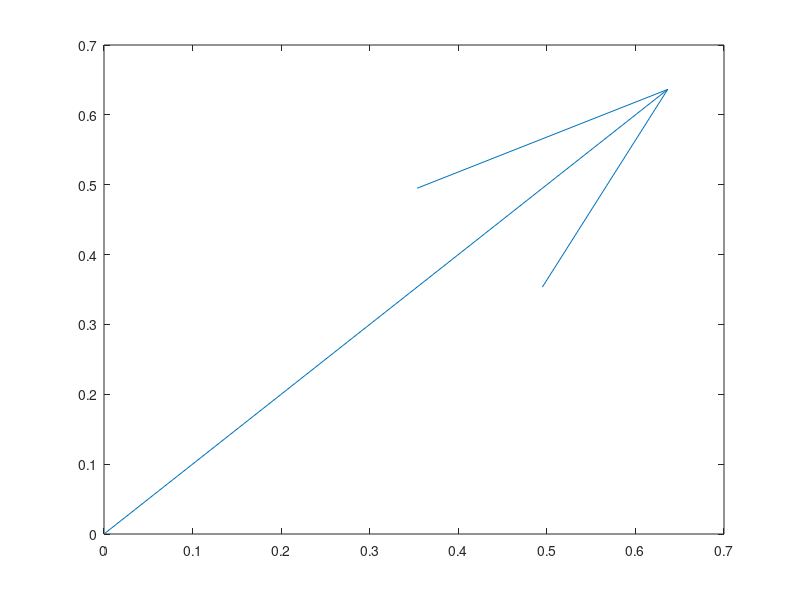

Recreate this plot in MATLAB.
fprintf('\nINVERSA POR LA ADJUNTA\n')

fprintf('\nLLENAR MATRIZ 3X3:\n')

fprintf('La matriz es de 3 por 3');
    for N=1:3
        for M=1:3
            fprintf('\nIngrese el valor para el elemento de la fila %d y columna %d: ',N,M);
            A(N,M)= input('\');
        end
        
    end

fprintf('\nCALCULAR DETERMINANTE DE A:\n')

DetA= det(A)

fprintf('\nHALLAR TRANSPUESTA DE A:\n')

TdeA= A.'

fprintf('\nCALCULAR ADJUNTA DE A:\n')


A11= [A(2,2) A(2,3); A(3,2) A(3,3)];
A11= det(A11);
A12= [A(2,1) A(2,3); A(3,1) A(3,3)];
A12=-det(A12);
A13= [A(2,1) A(2,2); A(3,1) A(3,2)];
A13= det(A13);
A21= [A(1,2) A(1,3); A(3,2) A(3,3)];
A21=-det(A21);
A22= [A(1,1) A(1,3); A(3,1) A(3,3)];
A22=det(A22);
A23= [A(1,1) A(1,2); A(3,1) A(3,2)];
A23=-det(A23);
A31= [A(1,2) A(1,3); A(2,2) A(2,3)];
A31=det(A31);
A32= [A(1,1) A(1,3); A(2,1) A(2,3)];
A32= -det(A32);
A33= [A(1,1) A(1,2); A(2,1) A(2,2)];
A33= det(A33);

fprintf ('LLENAR MATRIZ ADJUNTA:\n\n');

AdjAt= [A11 A12 A13; A21 A22 A23; A31 A32 A33]
AdjAtT=AdjAt.';
fprintf('CALCULO DE LA INVERSA:\n\n');

AINV= AdjAtT/DetA


fprintf('CALCULO DEL VECTOR UNITARIO:\n\n');

 fprintf('CREAR VECTOR V:\n\n');
fprintf('Para Graficar el vector, este debe ser de dos elementos, uno en X y otro en Y \n\n');
 for K=1:2
            fprintf('Ingrese el valor para el elemento de la fila 1 y columna %d: ',K);
            V(1,K)= input('\');
 end


 fprintf('CALCULAR NORMA O MAGNITUD DE V:\n\n');

MdeV= norm(V)

fprintf('CALCULO DEL VECTOR UNITARIO, V/|V|\n\n');

Vuni=V/MdeV
U=Vuni(1,1);
V=Vuni(1,2);

quiver(0,0,U,V)
